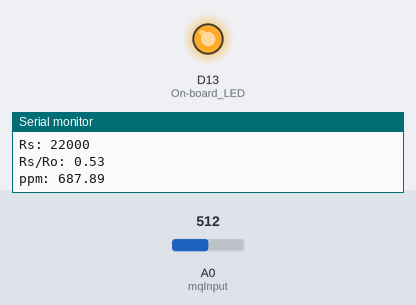
Bench run of a sketch on a simulated Arduino Zero (SAMD21). Shown: output pins drawn as LEDs (lit = HIGH), the last lines printed to the serial monitor. The inputs (shaded band) are chosen by the test bench; at power-on: A0 (mqInput) = 512.

Above: at 2.8 s.
2.9 s: A0 (mqInput) set to 108
7.5 s: A0 (mqInput) set to 90
At 9.3 s:
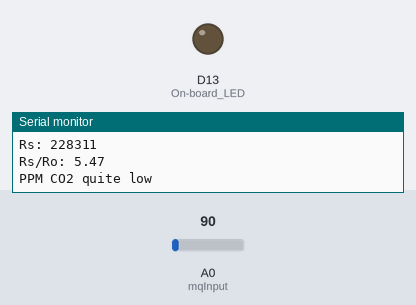
10.2 s: A0 (mqInput) set to 110
At 12.4 s:
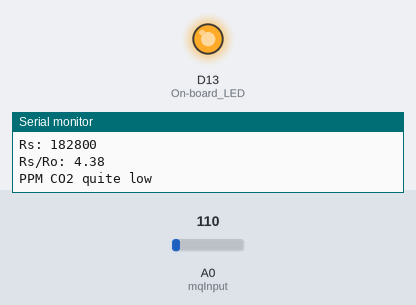
Timing chart, 0 to 13.9 s (numbered marks = the images above; inputs shaded):
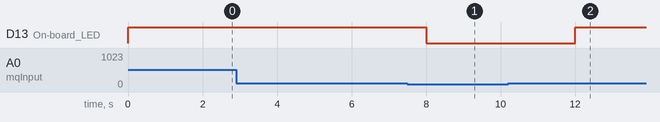

The sketch:

MQ135-1.ino
```cpp
/*
   MQ135-1.ino
   Get air quality signal from MQ135 sensor
   (c) Claus Kuehnel 2018-11-27 info@ckuehnel.ch

   based on
   http://davidegironi.blogspot.com/2017/05/mq-gas-sensor-correlation-function.html
*/

int mqInput = A0;        //sensor input PIN
int mqR = 22000;         //pull-down resistor value
long rO = 41763;         //rO sensor value
float minRsRo = 0.358;   //min value for Rs/Ro
float maxRsRo = 2.428;   //max value for Rs/Ro
float a = 116.6020682;   //sensor a coefficient value
float b = -2.769034857;  //sensor b coefficient value

#define Serial SerialUSB // for Arduino M0

void setup()
{
  pinMode(mqInput, INPUT);
  pinMode(LED_BUILTIN, OUTPUT); // On-board LED
  Serial.begin(115200);
}

void loop()
{
  int adcRaw = analogRead(mqInput);

  if (adcRaw >= 100) digitalWrite(LED_BUILTIN, HIGH);
  else digitalWrite(LED_BUILTIN, LOW);

  Serial.print("ADC: "); Serial.println(adcRaw);
  long rS = ((1024.0 * mqR) / adcRaw) - mqR;
  Serial.print("Rs: "); Serial.println(rS);
  float rSrO = (float)rS / (float)rO;
  Serial.print("Rs/Ro: "); Serial.println(rSrO);
  if(rSrO < maxRsRo && rSrO > minRsRo)
  {
    float ppm = a * pow((float)rS / (float)rO, b);
    Serial.print("ppm: "); Serial.println(ppm);
    digitalWrite(LED_BUILTIN, HIGH);
  }
  if(rSrO < minRsRo) Serial.println("PPM CO2 too high");
  if(rSrO > maxRsRo) Serial.println("PPM CO2 quite low");
  Serial.println();

  delay(2000);
}
```

Measured:
- the behaviour switches between 100 and 99 on A0 (mqInput) (found by bisection; images 0 and 1)
- after the input at 7.5 s, D13 (On-board_LED): HIGH → LOW after 0.50 s
- after the input at 10.2 s, D13 (On-board_LED): LOW → HIGH after 1.8 s
